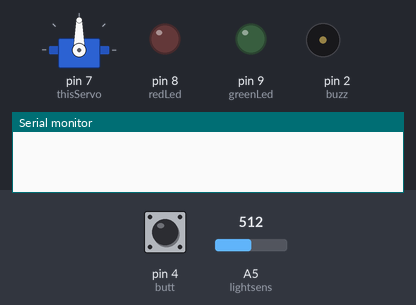
Simulated run of this sketch. Board: Arduino Uno, built with avr-gcc and run on an emulated ATmega328P. Parts: servo, output pins drawn as LEDs (lit = HIGH), buzzer (waves = sounding), the last lines printed to the serial monitor. The test bench sets the inputs (shaded band); at power-on: A5 (lightsens) = 512, pin 4 (butt) HIGH.

Above: at 1.2 s.
1.3 s: A5 (lightsens) set to 160
2.8 s: A5 (lightsens) set to 135
At 3.2 s:
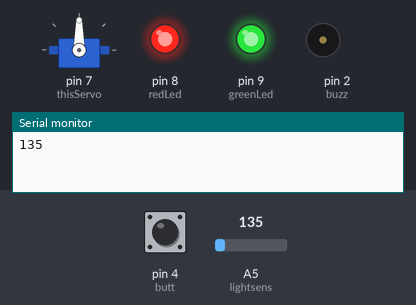
5.8 s: pin 4 (butt) pulled LOW for 3.2 s
At 9.5 s:
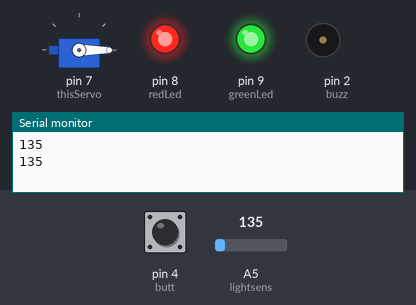
10.5 s: A5 (lightsens) set to 306
At 13.2 s:
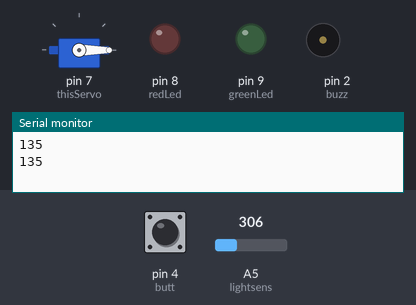
13.5 s: A5 (lightsens) set to 140
At 14.9 s:
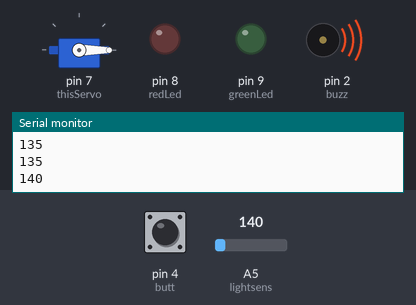
16.5 s: pin 4 (butt) pulled LOW for 3.2 s
Timing chart, 0 to 23.7 s (numbered marks = the images above; inputs shaded):
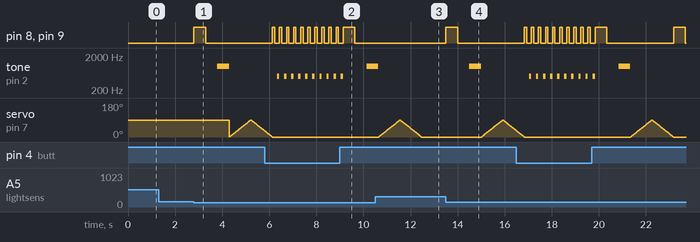

The sketch:

latest_project.ino
```cpp
#include <Servo.h>
int redLed = 8;
int greenLed = 9;
int buzz = 2;
int lightsens = A5;
int butt = 4;


int pos = 0;

Servo thisServo;


void setup() {
  // put your setup code here, to run once:
  Serial.begin(9600);
  pinMode(redLed,OUTPUT);
  pinMode(greenLed,OUTPUT);
  pinMode(buzz,OUTPUT);
  pinMode(A5,INPUT);
  pinMode(butt,INPUT);

  thisServo.attach(7);

  digitalWrite(butt,HIGH);
}

void suara(int speed,int freq){
  tone(buzz,freq);
  delay(speed);
  noTone(buzz);
}

void bothled(int speed){
  digitalWrite(greenLed,HIGH);
  digitalWrite(redLed,HIGH);
  delay(speed);
  digitalWrite(greenLed,LOW);
  digitalWrite(redLed,LOW);
  delay(speed);
}

void servo(int speed){
  for (pos = 0; pos <= 90; pos+= 1){
    thisServo.write(pos);
    delay(speed);
  }
  for (pos = 90; pos >= 0; pos -= 1){
    thisServo.write(pos);
    delay(speed);
  }
}

void loop() {
  // put your main code here, to run repeatedly:
  int sens_value = analogRead(lightsens);
  int butted = digitalRead(butt);

  if (butted == 0){
    bothled(100);
    suara(100,500);
  }else if (sens_value < 150){
    Serial.println(sens_value);
    bothled(500);
    suara(500,1000);
    servo(10);
  }else{
    digitalWrite(redLed,LOW);
    digitalWrite(greenLed,LOW);
  }

}
```

Measured:
- the behaviour switches between 150 and 149 on A5 (lightsens) (found by bisection; images 0 and 1)
- after the input at 1.3 s, every drawn part: stays the same
- after the input at 2.8 s, pin 8 (redLed), pin 9 (greenLed): LOW → HIGH at once, → LOW 0.50 s later; tone on pin 2 (buzz): silent → 1000 Hz after 1.0 s, → silent 0.50 s later
- after the input at 5.8 s, servo on pin 7 (thisServo): goes on until 6.1 s, then stays 0°
- after the input at 10.5 s, pin 8 (redLed), pin 9 (greenLed): stays LOW (without the input it goes to HIGH after 2.0 s)
- after the input at 13.5 s, pin 8 (redLed), pin 9 (greenLed): LOW → HIGH at once, → LOW 0.50 s later; tone on pin 2 (buzz): silent → 1000 Hz after 1.0 s, → silent 0.50 s later; servo on pin 7 (thisServo): rises from 0° to 90° in 0.89 s, then falls to 34° in 0.57 s
